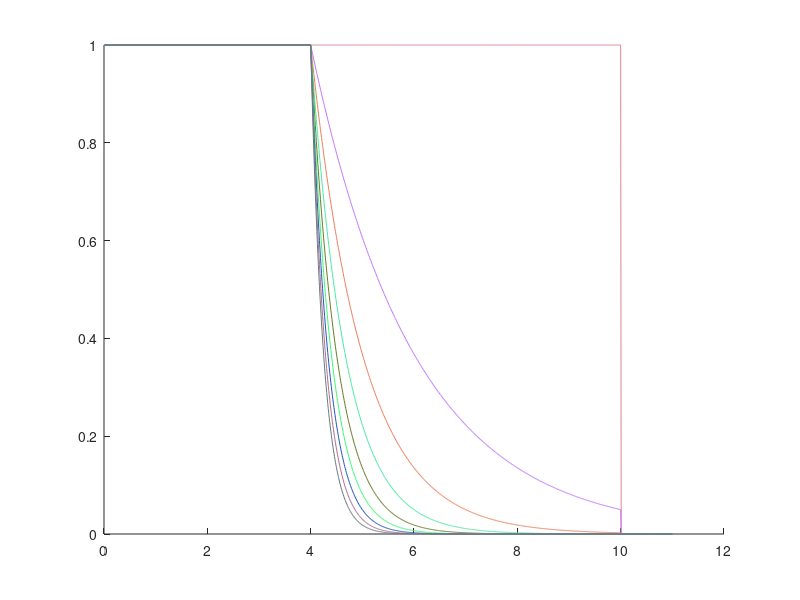
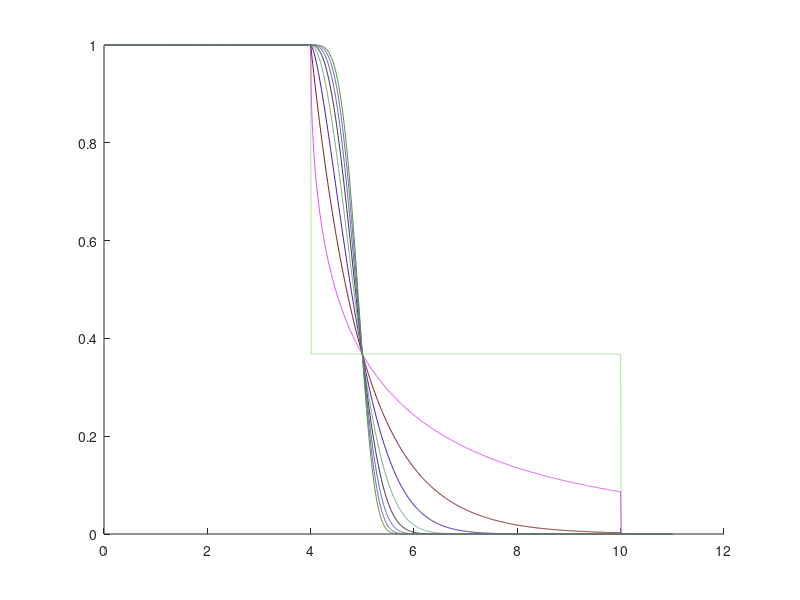

Write MATLAB code to recreate these figures, in order.
clear all
clc

alpha = 0.5;
beta = 1;
maxSensingRange = 10;
uncertainRange = 6;
certainRange = maxSensingRange - uncertainRange;
figure('Name','Truncated Attenuated Disk Response: Alpha Influence');
hold all;
for alpha = 0.0:0.5:4
    distanceX = [];
    response = [];
    for distance = 0.01:0.01:11
        [row,column] = size(response);
        index = column + 1;
        distanceX(index) = distance;
        if(distance <= certainRange)
            response(index) = 1;
        elseif((distance > certainRange) && (distance<=maxSensingRange))
            response(index) = exp(-alpha * (distance - certainRange)^beta);
        else
            response(index) = 0;
        end
    end
    legendTitle = strcat('alpha = ',num2str(alpha));
    plot(distanceX,response,'color',rand(1,3),'DisplayName',legendTitle)
    hold all
    pause(2)
end

alpha = 1;
figure('Name','Truncated Attenuated Disk Response: Beta Influence');
hold all;
for beta = 0.0:0.5:4
    distanceX = [];
    response = [];
    for distance = 0.01:0.01:11
        [row,column] = size(response);
        index = column + 1;
        distanceX(index) = distance;
        if(distance <= certainRange)
            response(index) = 1;
        elseif((distance > certainRange) && (distance<=maxSensingRange))
            response(index) = exp(-alpha * (distance - certainRange)^beta);
        else
            response(index) = 0;
        end
    end
    legendTitle = strcat('alpha = ',num2str(alpha));
    plot(distanceX,response,'color',rand(1,3),'DisplayName',legendTitle)
    hold all
    pause(2)
end